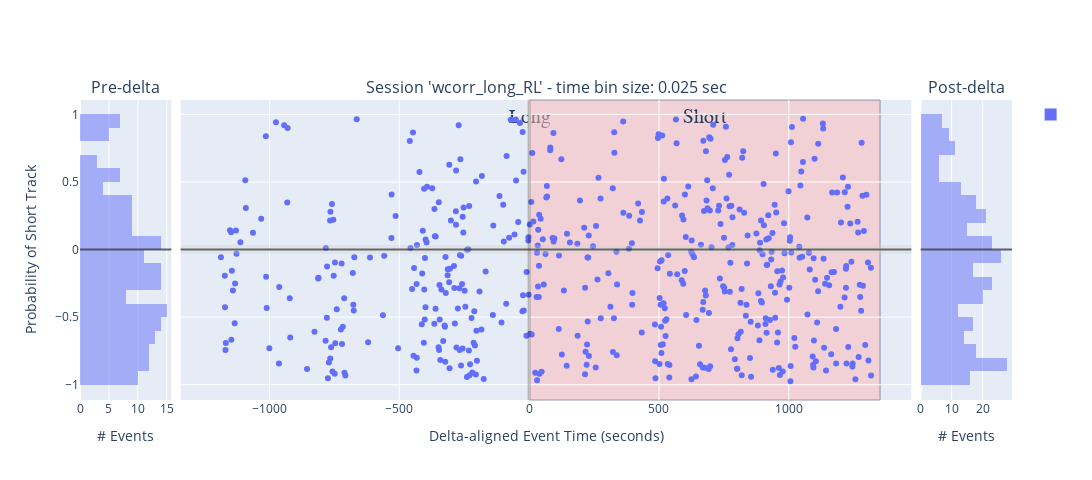

The notebook cell this image was saved under:
### Code cell
## INPUTS: wcorr_ripple_shuffle_all_df, all_shuffles_only_best_decoder_wcorr_df, custom_suffix

histogram_bins = 25
num_sessions = 1
# plot_var_name: str = 'abs_best_wcorr'
# plot_var_name: str = 'wcorr_z_long'
# plot_var_name: str = 'wcorr_long_LR'
plot_var_name: str = 'wcorr_long_RL'

# plot_y_zero: float = 0.5
plot_y_zero: float = 0.0

concatenated_ripple_df = deepcopy(wcorr_ripple_shuffle_all_df)
desired_ripple_decoding_time_bin_size: float = wcorr_shuffle_results.wcorr_ripple_shuffle.all_templates_decode_kwargs['desired_ripple_decoding_time_bin_size']
print(f'{desired_ripple_decoding_time_bin_size = }')
concatenated_ripple_df['time_bin_size'] = desired_ripple_decoding_time_bin_size
display(concatenated_ripple_df)
if 'delta_aligned_start_t' not in concatenated_ripple_df.columns:
    concatenated_ripple_df['delta_aligned_start_t'] = concatenated_ripple_df['start'] - t_delta

# px_scatter_kwargs = {'x': 'delta_aligned_start_t', 'y': variable_name, 'color':"is_user_annotated_epoch", 'title': f"'{variable_name}'"} # , 'color': 'time_bin_size', 'range_y': [-1.0, 1.0], 'labels': {'session_name': 'Session', 'time_bin_size': 'tbin_size', 'is_user_annotated_epoch':'user_sel'}
px_scatter_kwargs = {'x': 'delta_aligned_start_t', 'y': plot_var_name, 'title': f"'{plot_var_name}'"} # , 'color': 'time_bin_size', 'range_y': [-1.0, 1.0], 'labels': {'session_name': 'Session', 'time_bin_size': 'tbin_size', 'is_user_annotated_epoch':'user_sel'}
#
# hist_kwargs = dict(color="time_bin_size")
hist_kwargs = dict(color="is_user_annotated_epoch") # , histnorm='probability density'
hist_kwargs.pop('color')

# px_scatter_kwargs['color'] = 'custom_replay_name'
# hist_kwargs['color'] = 'custom_replay_name'

t_start, t_delta, t_end = curr_active_pipeline.find_LongShortDelta_times()

new_fig_ripples, new_fig_ripples_context = plotly_pre_post_delta_scatter(data_results_df=concatenated_ripple_df, out_scatter_fig=None, histogram_bins=histogram_bins,
                        px_scatter_kwargs=px_scatter_kwargs, histogram_variable_name=plot_var_name, hist_kwargs=hist_kwargs, forced_range_y=None,
                        time_delta_tuple=(t_start, 0.0, (t_end-t_delta)), legend_title_text=None, is_dark_mode=is_dark_mode)

new_fig_ripples = new_fig_ripples.update_layout(fig_size_kwargs)
_extras_output_dict = {}
if is_dark_mode:
    _extras_output_dict["y_mid_line"] = new_fig_ripples.add_hline(y=plot_y_zero, line=dict(color="rgba(0.8,0.8,0.8,.75)", width=2), row='all', col='all')
else:
    _extras_output_dict["y_mid_line"] = new_fig_ripples.add_hline(y=plot_y_zero, line=dict(color="rgba(0.2,0.2,0.2,.75)", width=2), row='all', col='all')

# # Update layout to add a title to the legend
# new_fig_ripples.update_layout(
#     legend_title_text='Is User Selected'  # Add a title to the legend
# )

# fig_to_clipboard(new_fig_ripples, **fig_size_kwargs)
new_fig_ripples_context = new_fig_ripples_context.adding_context_if_missing(num_sessions=num_sessions, plot_type='scatter+hist', comparison='pre-post-delta', variable_name=plot_var_name)
figure_out_paths = save_plotly(a_fig=new_fig_ripples, a_fig_context=new_fig_ripples_context)
new_fig_ripples

### Figure 1 — Plotly figure (JSON) as saved in the notebook; plotly's stock layout.template omitted (floating-point values rounded to 4 significant figures; data arrays with more than 128 entries replaced by an {"elided": "..."} marker saying what was removed)
{"data": [{"alignmentgroup": "True", "bingroup": "y", "hovertemplate": "count=%{x}<br>wcorr_long_RL=%{y}<extra></extra>", "legendgroup": "", "marker": {"color": "#636efa", "opacity": 0.5, "pattern": {"shape": ""}}, "name": "", "nbinsy": 25, "offsetgroup": "", "orientation": "h", "showlegend": true, "type": "histogram", "xaxis": "x", "y": {"elided": "190 float values"}, "yaxis": "y"}, {"hovertemplate": "delta_aligned_start_t=%{x}<br>wcorr_long_RL=%{y}<extra></extra>", "legendgroup": "", "marker": {"color": "#636efa", "symbol": "circle"}, "mode": "markers", "name": "", "orientation": "v", "showlegend": false, "type": "scatter", "x": {"elided": "510 float values"}, "xaxis": "x2", "y": {"elided": "510 float values"}, "yaxis": "y2"}, {"alignmentgroup": "True", "bingroup": "y", "hovertemplate": "count=%{x}<br>wcorr_long_RL=%{y}<extra></extra>", "legendgroup": "", "marker": {"color": "#636efa", "opacity": 0.5, "pattern": {"shape": ""}}, "name": "", "nbinsy": 25, "offsetgroup": "", "orientation": "h", "showlegend": false, "type": "histogram", "xaxis": "x3", "y": {"elided": "320 float values"}, "yaxis": "y3"}], "layout": {"annotations": [{"font": {"size": 16}, "showarrow": false, "text": "Pre-delta", "x": 0.049, "xanchor": "center", "xref": "paper", "y": 1, "yanchor": "bottom", "yref": "paper"}, {"font": {"size": 16}, "showarrow": false, "text": "Session 'wcorr_long_RL' - time bin size: 0.025 sec", "x": 0.5, "xanchor": "center", "xref": "paper", "y": 1, "yanchor": "bottom", "yref": "paper"}, {"font": {"size": 16}, "showarrow": false, "text": "Post-delta", "x": 0.951, "xanchor": "center", "xref": "paper", "y": 1, "yanchor": "bottom", "yref": "paper"}], "barmode": "overlay", "height": 480, "shapes": [{"line": {"color": "rgba(0.8,0.8,0.8,.25)", "width": 9}, "type": "line", "x0": 0, "x1": 1, "xref": "x2 domain", "y0": 0, "y1": 0, "yref": "y2"}, {"line": {"color": "rgba(1,1,1,.25)", "width": 3}, "type": "line", "x0": 0, "x1": 0, "xref": "x2", "y0": 0, "y1": 1, "yref": "y2 domain"}, {"fillcolor": "#c2b8ff", "label": {"font": {"family": "Times New Roman", "size": 20}, "text": "Long", "textposition": "top center"}, "layer": "below", "line": {"width": 1}, "opacity": 0.5, "type": "rect", "x0": 0, "x1": 0, "xref": "x2", "y0": 0, "y1": 1, "yref": "y2 domain"}, {"fillcolor": "#ffb8b8", "label": {"font": {"family": "Times New Roman", "size": 20}, "text": "Short", "textposition": "top center"}, "layer": "below", "line": {"width": 1}, "opacity": 0.5, "type": "rect", "x0": 0, "x1": 1352.0, "xref": "x2", "y0": 0, "y1": 1, "yref": "y2 domain"}, {"line": {"color": "rgba(0.2,0.2,0.2,.75)", "width": 2}, "type": "line", "x0": 0, "x1": 1, "xref": "x domain", "y0": 0, "y1": 0, "yref": "y"}, {"line": {"color": "rgba(0.2,0.2,0.2,.75)", "width": 2}, "type": "line", "x0": 0, "x1": 1, "xref": "x2 domain", "y0": 0, "y1": 0, "yref": "y2"}, {"line": {"color": "rgba(0.2,0.2,0.2,.75)", "width": 2}, "type": "line", "x0": 0, "x1": 1, "xref": "x3 domain", "y0": 0, "y1": 0, "yref": "y3"}], "width": 1920, "xaxis": {"anchor": "y", "domain": [0, 0.098], "title": {"text": "# Events"}}, "xaxis2": {"anchor": "y2", "domain": [0.108, 0.892], "title": {"text": "Delta-aligned Event Time (seconds)"}}, "xaxis3": {"anchor": "y3", "domain": [0.902, 1], "title": {"text": "# Events"}}, "yaxis": {"anchor": "x", "domain": [0, 1], "title": {"text": "Probability of Short Track"}}, "yaxis2": {"anchor": "x2", "domain": [0, 1], "matches": "y", "showticklabels": false}, "yaxis3": {"anchor": "x3", "domain": [0, 1], "matches": "y", "showticklabels": false}}}
